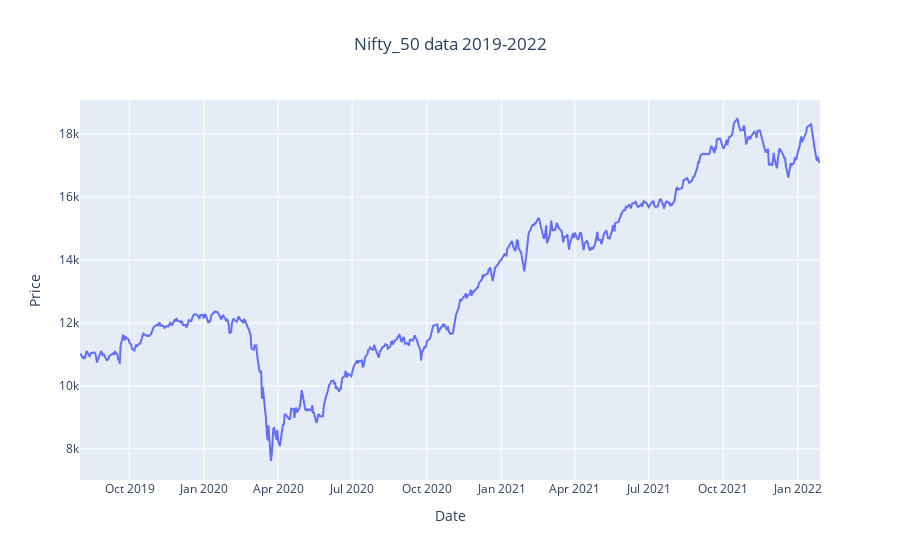

Notebook cell for this chart:
### Markdown cell above
### Visualising the NIFTY 50 close price from Aug 2019  to Jan 2022

### Code cell
nifty_50_2019 = index_dict['NIFTY_50'][index_dict['NIFTY_50']['Date'] >= '2019-08-01']


fig = go.Figure()
fig.add_trace(go.Scatter(x=nifty_50_2019.Date, y=nifty_50_2019.Close,
                        mode='lines', name='Nifty_50'))

fig.update_layout(title='Nifty_50 data 2019-2022',title_x=0.5,
                 xaxis_title='Date', yaxis_title='Price')

### Figure 1 — Plotly figure (JSON) as saved in the notebook; plotly's stock layout.template omitted (floating-point values rounded to 4 significant figures; data arrays with more than 128 entries replaced by an {"elided": "..."} marker saying what was removed)
{"data": [{"mode": "lines", "name": "Nifty_50", "type": "scatter", "x": {"elided": "619 str values"}, "y": {"elided": "619 float values"}}], "layout": {"title": {"text": "Nifty_50 data 2019-2022", "x": 0.5}, "xaxis": {"title": {"text": "Date"}}, "yaxis": {"title": {"text": "Price"}}}}
